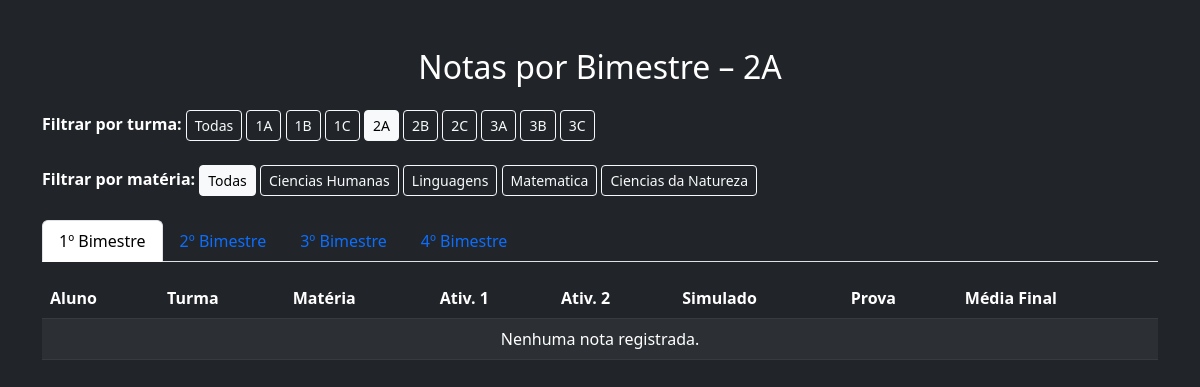
/notas/?turma=5, run on the app's committed database.
### secretaria/models.py (models this page shows, shortened)
class Turma(models.Model):
    ITINERARIO_CHOICES = (
        ('JG', 'JOGOS DIGITAIS'),
        ('CN', 'CIÊNCIAS DA NATUREZA'),
        ('DS', 'DESENVOLVIMENTO DE SISTEMAS'),
        ('RS', 'REDES DE COMPUTADORES'),
    )
    TURMA_CHOICES = (
        ('1A', '1 ANO A'),
        ('1B', '1 ANO B'),
        ('1C', '1 ANO C'),
        ('2A', '2 ANO A'),
        ('2B', '2 ANO B'),
        ('2C', '2 ANO C'),
        ('3A', '3 ANO A'),
        ('3B', '3 ANO B'),
        ('3C', '3 ANO C'),
    )
    escolha_a_turma = models.CharField(max_length=2, choices=TURMA_CHOICES, blank=True, null=False)
    descricao_da_turma = models.CharField(max_length=2, choices=ITINERARIO_CHOICES, verbose_name='Informe o Itinerário da Turma')
    padrinho_da_turma = models.ForeignKey(Professor, on_delete=models.CASCADE, related_name='turmas', verbose_name='Padrinho da Turma', null=True, blank=False)
    def link_para_notas(self):
        url = reverse('notas_por_bimestre') + f'?turma={self.escolha_a_turma}'
        return format_html('<a class="button" href="{}" target="_blank">Ver Notas</a>', url)
    link_para_notas.short_description = "Acessar Notas"
    link_para_notas.allow_tags = True

class Materia(models.Model):
        MATTER_CHOICES = (
        ("CH", "Ciencias Humanas"),
        ("L", "Linguagens"),
        ("M", "Matematica"),
        ("CN", "Ciencias da Natureza"),
    )
        matter_choices = models.CharField(max_length=50, choices=MATTER_CHOICES , blank=False, null=True)
        professor = models.ForeignKey(Professor, on_delete=models.CASCADE, related_name='materias', blank=False, null=True)

### secretaria/views.py (the view)
# urls.py: path('notas/', views.notas_por_bimestre, name='notas_por_bimestre'),
def notas_por_bimestre(request):
    turma_param = request.GET.get('turma')
    materia_param = request.GET.get('materia')
    turma_selecionada = None
    materia_selecionada = None
    if turma_param:
        try:
            turma_selecionada = Turma.objects.get(id=int(turma_param))
        except (ValueError, Turma.DoesNotExist):
            turma_selecionada = None
    if materia_param:
        try:
            materia_selecionada = Materia.objects.get(id=int(materia_param))
        except (ValueError, Materia.DoesNotExist):
            materia_selecionada = None
    filtro = {}
    if turma_selecionada:
        filtro['turma'] = turma_selecionada
    if materia_selecionada:
        filtro['materia'] = materia_selecionada
    notas_1bim = Nota1Bim.objects.filter(**filtro)
    notas_2bim = Nota2Bim.objects.filter(**filtro)
    notas_3bim = Nota3Bim.objects.filter(**filtro)
    notas_4bim = Nota4Bim.objects.filter(**filtro)
    turmas = Turma.objects.all()
    materias_ids = Nota1Bim.objects.values_list('materia', flat=True).distinct()
    materias = Materia.objects.filter(id__in=materias_ids)
    return render(request, 'notas/tabela_notas.html', {
        'turmas': turmas,
        'materias': materias,
        'turma_selecionada': turma_selecionada,
        'materia_selecionada': materia_selecionada,
        'notas_1bim': notas_1bim,
        'notas_2bim': notas_2bim,
        'notas_3bim': notas_3bim,
        'notas_4bim': notas_4bim,
    })

### secretaria/templates/notas/tabela_notas.html (shortened to what this page needs)
<!DOCTYPE html>
<html lang="pt-br">
<head>
    <link href="https://cdn.jsdelivr.net/npm/bootstrap@5.3.0/dist/css/bootstrap.min.css" rel="stylesheet">
</head>
<body class="bg-dark text-white">
<div class="container mt-5">
    <h2 class="mb-4 text-center">Notas por Bimestre
        {% if turma_selecionada %}
            – {{ turma_selecionada.escolha_a_turma }}
        {% endif %}
    </h2>
    <div class="mb-4">
        <strong>Filtrar por turma:</strong>
        <a href="?{% if materia_selecionada %}materia={{ materia_selecionada.id }}{% endif %}"
           class="btn btn-outline-light btn-sm {% if not turma_selecionada %}active{% endif %}">Todas</a>
        {% for turma in turmas %}
            <a href="?turma={{ turma.id }}{% if materia_selecionada %}&materia={{ materia_selecionada.id }}{% endif %}"
               class="btn btn-outline-light btn-sm {% if turma.id == turma_selecionada.id %}active{% endif %}">
                {{ turma.escolha_a_turma }}
            </a>
        {% endfor %}
    </div>
    <div class="mb-4">
        <strong>Filtrar por matéria:</strong>
        <a href="?{% if turma_selecionada %}turma={{ turma_selecionada.id }}{% endif %}"
           class="btn btn-sm btn-outline-light {% if not materia_selecionada %}active{% endif %}">Todas</a>
        {% for materia in materias %}
            <a href="?materia={{ materia.id }}{% if turma_selecionada %}&turma={{ turma_selecionada.id }}{% endif %}"
               class="btn btn-sm btn-outline-light {% if materia.id == materia_selecionada.id %}active{% endif %}">
                {{ materia.get_matter_choices_display }}
            </a>
        {% endfor %}
    </div>
    <ul class="nav nav-tabs" id="bimestreTabs" role="tablist">
        <li class="nav-item" role="presentation">
            <button class="nav-link active" id="bim1-tab" data-bs-toggle="tab" data-bs-target="#bim1" type="button" role="tab">1º Bimestre</button>
        </li>
        <li class="nav-item" role="presentation">
            <button class="nav-link" id="bim2-tab" data-bs-toggle="tab" data-bs-target="#bim2" type="button" role="tab">2º Bimestre</button>
        </li>
        <li class="nav-item" role="presentation">
            <button class="nav-link" id="bim3-tab" data-bs-toggle="tab" data-bs-target="#bim3" type="button" role="tab">3º Bimestre</button>
        </li>
        <li class="nav-item" role="presentation">
            <button class="nav-link" id="bim4-tab" data-bs-toggle="tab" data-bs-target="#bim4" type="button" role="tab">4º Bimestre</button>
        </li>
    </ul>
    <div class="tab-content mt-3" id="bimestreTabsContent">
        <div class="tab-pane fade show active" id="bim1" role="tabpanel">
            {% include 'notas/partials/parcial_tabela_notas.html' with notas=notas_1bim %}
        </div>
    </div>
</div>
</body>
</html>

### data on the page
Turma: escolha_a_turma "2A"
Turma: escolha_a_turma "1A"
Turma: escolha_a_turma "1B"
Turma: escolha_a_turma "1C"
Turma: escolha_a_turma "2B"
Turma: escolha_a_turma "2C"
Turma: escolha_a_turma "3A"
Turma: escolha_a_turma "3B"
Turma: escolha_a_turma "3C"
Materia: matter_choices "Ciencias Humanas"
Materia: matter_choices "Linguagens"
Materia: matter_choices "Matematica"
Materia: matter_choices "Ciencias da Natureza"
